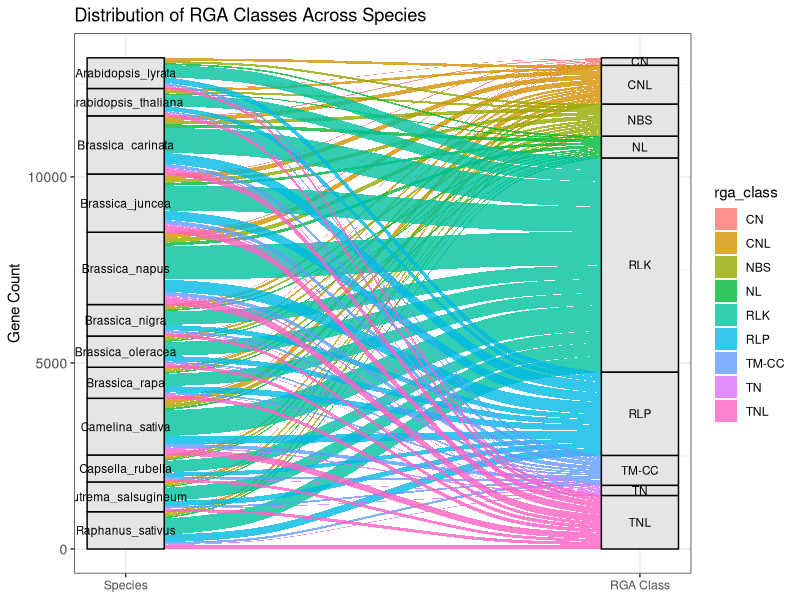
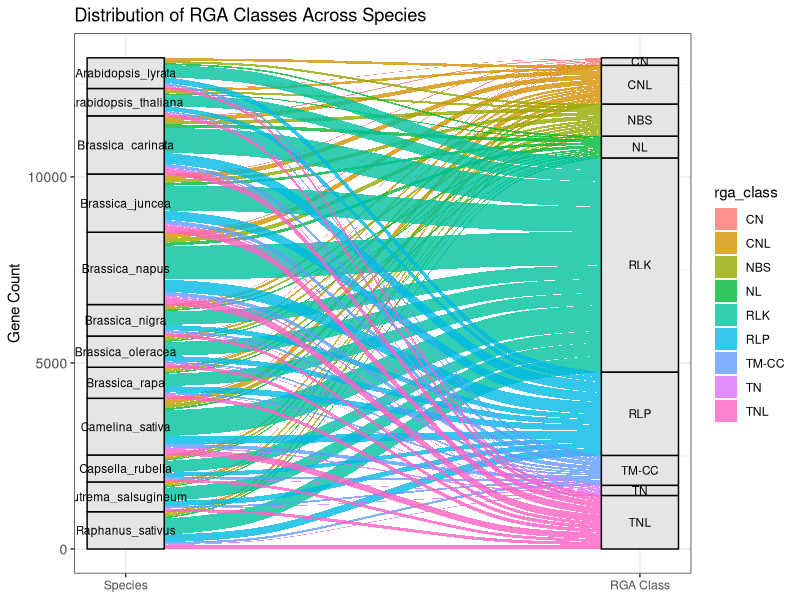
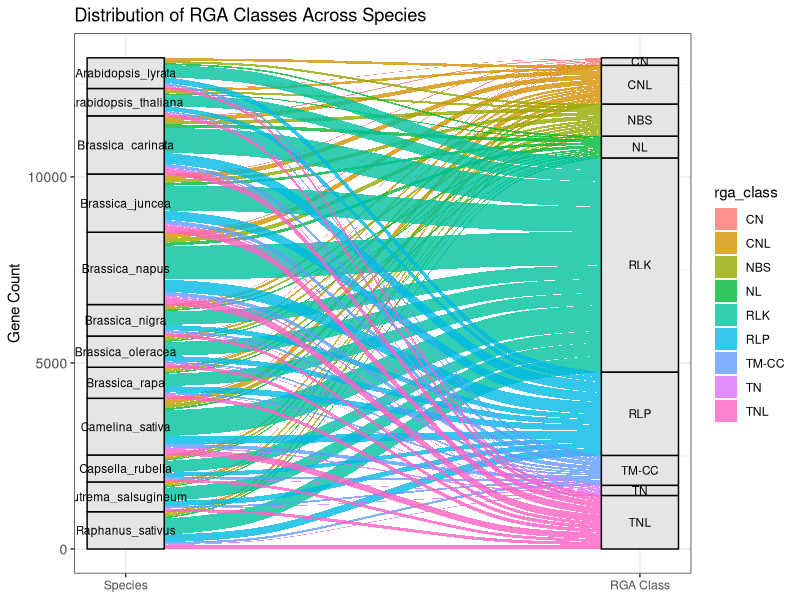

The R source for these figures, in order:
library(tidyverse)
library(ggalluvial)

# Read data
rga <- data.frame(
  rga_class = c("TNL","CNL","NL","TN","CN","NBS","RLK","RLP","TM-CC"),
  Brassica_napus = c(201,137,86,42,27,116,904,327,103),
  Brassica_juncea = c(192,125,71,35,20,90,673,250,108),
  Brassica_carinata = c(160,110,89,33,26,94,674,288,90),
  Brassica_rapa = c(99,64,38,16,17,59,331,164,46),
  Brassica_oleracea = c(97,53,33,18,15,61,374,144,45),
  Brassica_nigra = c(86,66,45,18,11,62,362,137,59),
  Arabidopsis_thaliana = c(90,66,30,14,12,56,304,124,40),
  Arabidopsis_lyrata = c(77,72,44,16,14,59,333,148,61),
  Camelina_sativa = c(170,149,49,35,25,104,691,205,96),
  Capsella_rubella = c(79,65,30,13,10,53,315,112,46),
  Eutrema_salsugineum = c(86,70,32,15,12,44,354,139,49),
  Raphanus_sativus = c(101,63,41,18,13,64,438,202,61)
)

# Convert to long format
long_df <- rga %>%
  pivot_longer(
    cols = -rga_class,
    names_to = "Species",
    values_to = "Count"
  )

# Sankey/alluvial plot
ggplot(long_df,
       aes(axis1 = Species,
           axis2 = rga_class,
           y = Count)) +
  geom_alluvium(aes(fill = rga_class),
                width = 0.15,
                alpha = 0.8) +
  geom_stratum(width = 0.15,
               fill = "grey90",
               color = "black") +
  geom_text(stat = "stratum",
            aes(label = after_stat(stratum)),
            size = 3) +
  scale_x_discrete(limits = c("Species", "RGA Class"),
                   expand = c(.05, .05)) +
  labs(
    title = "Distribution of RGA Classes Across Species",
    y = "Gene Count"
  ) +
  theme_bw() +
  theme(
    axis.title.x = element_blank(),
    axis.text.y = element_text(size = 10)
  )






library(tidyverse)
library(ggalluvial)

# Create plot
p <- ggplot(long_df,
            aes(axis1 = Species,
                axis2 = rga_class,
                y = Count)) +
  geom_alluvium(aes(fill = rga_class),
                width = 0.15,
                alpha = 0.8) +
  geom_stratum(width = 0.15,
               fill = "grey90",
               color = "black") +
  geom_text(stat = "stratum",
            aes(label = after_stat(stratum)),
            size = 3) +
  scale_x_discrete(
    limits = c("Species", "RGA Class"),
    expand = c(.05, .05)
  ) +
  labs(
    title = "Distribution of RGA Classes Across Species",
    y = "Gene Count"
  ) +
  theme_bw() +
  theme(
    axis.title.x = element_blank(),
    axis.text.y = element_text(size = 10)
  )

# Display plot
print(p)

# Save as JPG
ggsave(
  filename = "RGA_Sankey.jpg",
  plot = p,
  width = 14,
  height = 8,
  units = "in",
  dpi = 600
)
